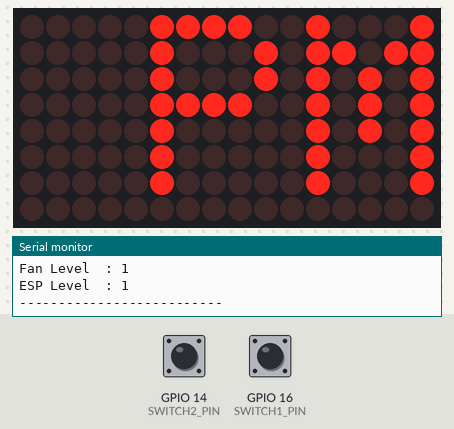
Recording of a sketch running on a simulated ESP32. Shown: 16×8 LED matrix, the last lines printed to the serial monitor. The test bench sets the inputs (shaded band); at power-on: GPIO 16 (SWITCH1_PIN) HIGH, GPIO 14 (SWITCH2_PIN) HIGH. Random numbers use the default seed unless the sketch sets one.

Above: at 2.28 s.
2.3 s: GPIO 16 (SWITCH1_PIN) pulled LOW for 0.15 s
At 2.6 s:
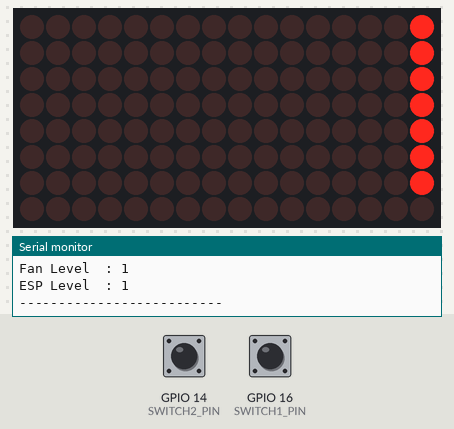
3.0 s: GPIO 16 (SWITCH1_PIN) pulled LOW for 1 s
At 3.3 s:
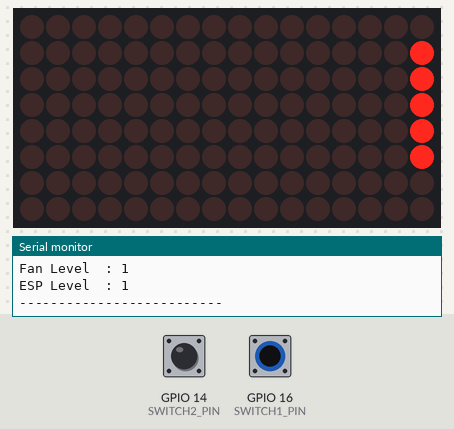
4.6 s: GPIO 16 (SWITCH1_PIN) pulled LOW for 0.15 s
At 5.0 s:
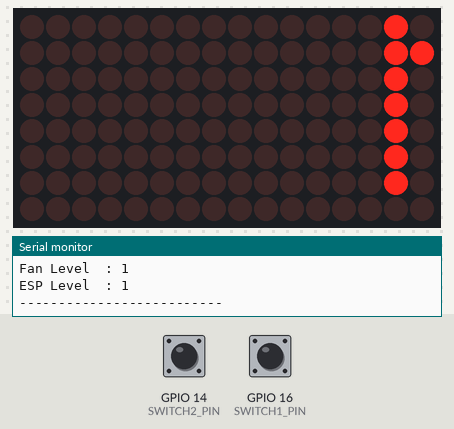
5.3 s: GPIO 14 (SWITCH2_PIN) pulled LOW for 0.15 s
At 13.11 s:
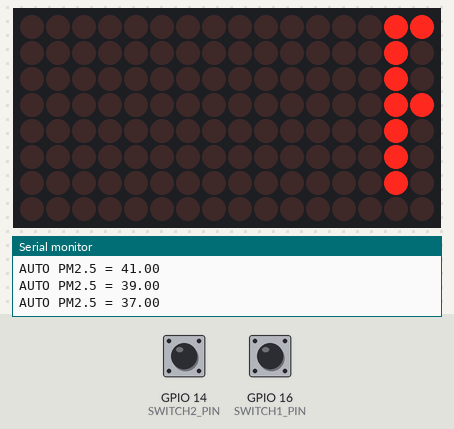

The sketch:

reair_code.ino
```cpp
#include <Wire.h>
#include <Adafruit_GFX.h>
#include "Adafruit_LEDBackpack.h"

Adafruit_8x16minimatrix matrix;

// =========================
// PIN
// =========================

#define SDA_PIN 21
#define SCL_PIN 22

#define SWITCH1_PIN 16
#define SWITCH2_PIN 14

// =========================
// AIR QUALITY SETTINGS
// =========================

#define PM25_TARGET 30.0
#define PM25_HIGH   45.0
#define PM25_MEDIUM 35.0

// Simulated O3 value for prototype testing (ppm)
#define O3_LIMIT 0.12

// =========================
// MODE
// =========================

enum Mode {
  STANDBY,
  AUTO,
  ECO
};

Mode mode = STANDBY;

// =========================
// SENSOR VALUES
// =========================

float pm25 = 30.0;
float ozone = 0.10;
float temperature = 27.0;
float humidity = 60.0;
float power = 32.0;

// =========================
// DEVICE LEVEL
// =========================

int fanLevel = 1;
int espLevel = 1;

// =========================
// S1 BUTTON
// =========================

bool lastS1State = HIGH;
bool s1State = HIGH;

unsigned long lastS1Debounce = 0;

const unsigned long DEBOUNCE_TIME = 50;

// =========================
// S2 BUTTON
// =========================

bool lastS2State = HIGH;
bool s2State = HIGH;

unsigned long lastS2Debounce = 0;

// =========================
// MONITORING PAGE
// =========================

int monitorPage = 0;

const int TOTAL_PAGES = 4;

// =========================
// DISPLAY
// =========================

String messages[6];

int messageIndex = 0;
int scrollX = 16;

unsigned long lastScrollTime = 0;
unsigned long messageStartTime = 0;

const unsigned long SCROLL_INTERVAL = 100;
const unsigned long MESSAGE_HOLD = 1000;

bool holdingMessage = false;

// ใช้ตรวจว่า AUTO แสดงจบครบทุกข้อความแล้วหรือยัง
bool autoDisplayFinished = false;

// =========================
// SENSOR UPDATE TIMER
// =========================

unsigned long lastSensorUpdate = 0;

const unsigned long SENSOR_INTERVAL = 1500;

// =========================
// AUTO PM2.5 REDUCTION
// =========================

unsigned long lastDustReduction = 0;

const unsigned long DUST_REDUCTION_INTERVAL = 1200;


// ======================================================
// SETUP
// ======================================================

void setup() {

  Serial.begin(115200);

  pinMode(SWITCH1_PIN, INPUT_PULLUP);
  pinMode(SWITCH2_PIN, INPUT_PULLUP);

  Wire.begin(SDA_PIN, SCL_PIN);

  matrix.begin(0x70);
  matrix.setRotation(1);
  matrix.setTextSize(1);
  matrix.setTextColor(LED_ON);
  matrix.setTextWrap(false);
  matrix.setBrightness(15);

  // เริ่มต้นจอ
  matrix.clear();
  matrix.setCursor(0, 0);
  matrix.print("REAIR");
  matrix.writeDisplay();

  delay(1000);

  setStandby();

  Serial.println();
  Serial.println("==========================");
  Serial.println("        REAIR SYSTEM");
  Serial.println("==========================");

  printValues();
}


// ======================================================
// LOOP
// ======================================================

void loop() {

  checkS1();
  checkS2();

  if (mode == STANDBY) {

    standbyMode();

  }

  else if (mode == AUTO) {

    autoMode();

  }

  else if (mode == ECO) {

    ecoMode();

  }

  updateDisplay();
}


// ======================================================
// STANDBY
// ======================================================

void setStandby() {

  mode = STANDBY;

  pm25 = 30.0;
  ozone = 0.10;
  temperature = 27.0;
  humidity = 60.0;

  fanLevel = 1;
  espLevel = 1;

  power = 32.0;

  monitorPage = 0;

  prepareStandbyDisplay();

  Serial.println();
  Serial.println("MODE: STANDBY");

}


void standbyMode() {

  // จำลองค่าจากเซนเซอร์ให้มีการเปลี่ยนแปลงเล็กน้อย

  if (millis() - lastSensorUpdate >= SENSOR_INTERVAL) {

    lastSensorUpdate = millis();

    pm25 += random(-2, 3) * 0.1;
    ozone += random(-2, 3) * 0.001;
    temperature += random(-2, 3) * 0.1;
    humidity += random(-2, 3) * 0.2;

    // จำกัดช่วงค่าให้สมจริง
    pm25 = constrain(pm25, 28.0, 33.0);
    ozone = constrain(ozone, 0.08, 0.11);
    temperature = constrain(temperature, 26.0, 28.0);
    humidity = constrain(humidity, 57.0, 63.0);

    fanLevel = 1;
    espLevel = 1;
    power = 32.0;

    Serial.println();
    Serial.println("STANDBY SENSOR UPDATE");
    printValues();
  }
}


// ======================================================
// BUTTON S1
// Monitoring
// ======================================================

void checkS1() {

  bool reading = digitalRead(SWITCH1_PIN);

  if (reading != lastS1State) {

    lastS1Debounce = millis();

  }

  if (millis() - lastS1Debounce > DEBOUNCE_TIME) {

    if (reading != s1State) {

      s1State = reading;

      if (s1State == LOW) {

        nextMonitoringPage();

      }

    }

  }

  lastS1State = reading;
}


// ======================================================
// CHANGE MONITORING PAGE
// ======================================================

void nextMonitoringPage() {

  monitorPage++;

  if (monitorPage >= TOTAL_PAGES) {

    monitorPage = 0;

  }

  prepareMonitoringDisplay();

}


// ======================================================
// BUTTON S2
// Dust Event
// ======================================================

void checkS2() {

  bool reading = digitalRead(SWITCH2_PIN);

  if (reading != lastS2State) {

    lastS2Debounce = millis();

  }

  if (millis() - lastS2Debounce > DEBOUNCE_TIME) {

    if (reading != s2State) {

      s2State = reading;

      if (s2State == LOW) {

        if (mode == STANDBY) {

          startAuto();

        }

      }

    }

  }

  lastS2State = reading;
}


// ======================================================
// AUTO START
// ======================================================

void startAuto() {

  mode = AUTO;

  // จำลองเหตุการณ์ฝุ่นเข้าระบบ
  pm25 = 50.0;

  fanLevel = 3;
  espLevel = 3;

  power = 41.0;

  autoDisplayFinished = false;

  lastDustReduction = millis();

  prepareAutoDisplay();

  Serial.println();
  Serial.println("==========================");
  Serial.println("       DUST EVENT");
  Serial.println("==========================");

  Serial.println("PM2.5 increased!");

  printValues();

}


// ======================================================
// AUTO MODE
// ======================================================

void autoMode() {

  // O3 Safety มีความสำคัญสูงสุด
  if (ozone > O3_LIMIT) {

    fanLevel = 1;
    espLevel = 0;
    power = 10.0;

    prepareSafetyDisplay();

    return;

  }

  // ควบคุม Fan + ESP ตาม PM2.5
  autoControl();

  // จำลองการลดลงของ PM2.5
  reducePM25();

  // เมื่อจอ AUTO แสดงครบทุกข้อความ
  // และ PM2.5 กลับถึงเป้าหมาย
  if (autoDisplayFinished && pm25 <= PM25_TARGET) {

    pm25 = PM25_TARGET;

    enterEco();

  }

}


// ======================================================
// AUTO CONTROL
// ======================================================

void autoControl() {

  if (pm25 > PM25_HIGH) {

    fanLevel = 3;
    espLevel = 3;
    power = 41.0;

  }

  else if (pm25 > PM25_MEDIUM) {

    fanLevel = 2;
    espLevel = 2;
    power = 35.0;

  }

  else {

    fanLevel = 1;
    espLevel = 1;
    power = 32.0;

  }

}


// ======================================================
// SIMULATE PM2.5 REDUCTION
// ======================================================

void reducePM25() {

  if (millis() - lastDustReduction >= DUST_REDUCTION_INTERVAL) {

    lastDustReduction = millis();

    if (pm25 > PM25_TARGET) {

      if (pm25 > PM25_HIGH) {

        pm25 -= random(2, 4);

      }

      else if (pm25 > PM25_MEDIUM) {

        pm25 -= random(1, 3);

      }

      else {

        pm25 -= 0.5;

      }

      if (pm25 < PM25_TARGET) {

        pm25 = PM25_TARGET;

      }

      Serial.print("AUTO PM2.5 = ");
      Serial.println(pm25);

    }

  }

}


// ======================================================
// ECO
// ======================================================

void enterEco() {

  mode = ECO;

  fanLevel = 1;
  espLevel = 1;

  // Low power prototype value
  power = 20.0;

  prepareEcoDisplay();

  Serial.println();
  Serial.println("==========================");
  Serial.println("          ECO MODE");
  Serial.println("==========================");

  printValues();

}


void ecoMode() {

  fanLevel = 1;
  espLevel = 1;

  power = 20.0;

  // จำลองค่าฝุ่นใน ECO
  if (millis() - lastSensorUpdate >= SENSOR_INTERVAL) {

    lastSensorUpdate = millis();

    pm25 += random(-5, 6) * 0.1;
    ozone += random(-2, 3) * 0.001;
    temperature += random(-2, 3) * 0.1;
    humidity += random(-2, 3) * 0.2;

    pm25 = constrain(pm25, 29.0, 32.0);
    ozone = constrain(ozone, 0.08, 0.11);
    temperature = constrain(temperature, 26.0, 28.0);
    humidity = constrain(humidity, 57.0, 63.0);

  }

}


// ======================================================
// DISPLAY - STANDBY
// ======================================================

void prepareStandbyDisplay() {

  messages[0] = "PM2.5 " + String(pm25, 0);
  messages[1] = "POWER " + String(power, 0) + "W";
  messages[2] = "O3 " + String(ozone, 2);
  messages[3] = "TEMP " + String(temperature, 0) + "C";
  messages[4] = "HUM " + String(humidity, 0) + "%";
  messages[5] = "STANDBY";

  resetDisplay();

}


// ======================================================
// DISPLAY - AUTO
// ======================================================

void prepareAutoDisplay() {

  messages[0] = "PM2.5 " + String(pm25, 0);
  messages[1] = "FAN HIGH";
  messages[2] = "ESP HIGH";
  messages[3] = "POWER " + String(power, 0) + "W";
  messages[4] = "O3 " + String(ozone, 2);
  messages[5] = "AUTO";

  autoDisplayFinished = false;

  resetDisplay();

}


// ======================================================
// DISPLAY - ECO
// ======================================================

void prepareEcoDisplay() {

  messages[0] = "PM2.5 " + String(pm25, 0);
  messages[1] = "ECO MODE";
  messages[2] = "POWER " + String(power, 0) + "W";
  messages[3] = "FAN LOW";
  messages[4] = "ESP LOW";
  messages[5] = "O3 " + String(ozone, 2);

  resetDisplay();

}


// ======================================================
// DISPLAY - SAFETY
// ======================================================

void prepareSafetyDisplay() {

  messages[0] = "O3 HIGH";
  messages[1] = "ESP OFF";
  messages[2] = "PM2.5 " + String(pm25, 0);
  messages[3] = "POWER " + String(power, 0) + "W";
  messages[4] = "SAFETY";
  messages[5] = "AUTO";

  resetDisplay();

}


// ======================================================
// DISPLAY - MONITORING
// ======================================================

void prepareMonitoringDisplay() {

  // PAGE 1
  if (monitorPage == 0) {

    messages[0] = "PM2.5 " + String(pm25, 0);
    messages[1] = "TEMP " + String(temperature, 0) + "C";
    messages[2] = "HUM " + String(humidity, 0) + "%";
    messages[3] = "AIR DATA";
    messages[4] = "MONITOR";
    messages[5] = "PAGE 1";

  }

  // PAGE 2
  else if (monitorPage == 1) {

    messages[0] = "FAN LEVEL " + String(fanLevel);
    messages[1] = "ESP LEVEL " + String(espLevel);
    messages[2] = "POWER " + String(power, 0) + "W";
    messages[3] = "CONTROL";
    messages[4] = "MONITOR";
    messages[5] = "PAGE 2";

  }

  // PAGE 3
  else if (monitorPage == 2) {

    messages[0] = "O3 " + String(ozone, 2);
    messages[1] = "O3 LIMIT .12";
    messages[2] = "STATUS SAFE";
    messages[3] = "SAFETY";
    messages[4] = "MONITOR";
    messages[5] = "PAGE 3";

  }

  // PAGE 4
  else {

    messages[0] = "MODE";

    if (mode == STANDBY) {

      messages[1] = "STANDBY";

    }

    else if (mode == AUTO) {

      messages[1] = "AUTO";

    }

    else {

      messages[1] = "ECO";

    }

    messages[2] = "SYSTEM OK";
    messages[3] = "REAIR";
    messages[4] = "MONITOR";
    messages[5] = "PAGE 4";

  }

  resetDisplay();

}


// ======================================================
// RESET DISPLAY
// ======================================================

void resetDisplay() {

  messageIndex = 0;

  scrollX = 16;

  holdingMessage = false;

  lastScrollTime = millis();

  drawMessage();

}


// ======================================================
// DRAW MESSAGE
// ======================================================

void drawMessage() {

  matrix.clear();

  matrix.setCursor(scrollX, 0);

  matrix.print(messages[messageIndex]);

  matrix.writeDisplay();

}


// ======================================================
// UPDATE DISPLAY
// ======================================================

void updateDisplay() {

  // กำลัง Hold ข้อความ
  if (holdingMessage) {

    if (millis() - messageStartTime >= MESSAGE_HOLD) {

      // ถ้าเป็นข้อความสุดท้าย
      if (messageIndex == 5) {

        // AUTO จบครบทุกข้อความ
        if (mode == AUTO) {

          autoDisplayFinished = true;

        }

      }

      messageIndex++;

      if (messageIndex >= 6) {

        messageIndex = 0;

      }

      scrollX = 16;

      holdingMessage = false;

      drawMessage();

    }

    return;

  }


  // ความเร็ว Scroll
  if (millis() - lastScrollTime < SCROLL_INTERVAL) {

    return;

  }

  lastScrollTime = millis();

  drawMessage();

  scrollX--;

  int textWidth = messages[messageIndex].length() * 6;


  // ข้อความเลื่อนออกจากจอหมดแล้ว
  if (scrollX < -textWidth) {

    holdingMessage = true;

    messageStartTime = millis();

  }

}
// ======================================================
// SERIAL MONITOR
// ======================================================

void printValues() {

  Serial.print("PM2.5      : ");
  Serial.print(pm25, 1);
  Serial.println(" ug/m3");

  Serial.print("O3         : ");
  Serial.print(ozone, 3);
  Serial.println(" ppm");

  Serial.print("Temperature: ");
  Serial.print(temperature, 1);
  Serial.println(" C");

  Serial.print("Humidity   : ");
  Serial.print(humidity, 1);
  Serial.println(" %");

  Serial.print("Power      : ");
  Serial.print(power, 1);
  Serial.println(" W");

  Serial.print("Fan Level  : ");
  Serial.println(fanLevel);

  Serial.print("ESP Level  : ");
  Serial.println(espLevel);

  Serial.println("--------------------------");

}
```
